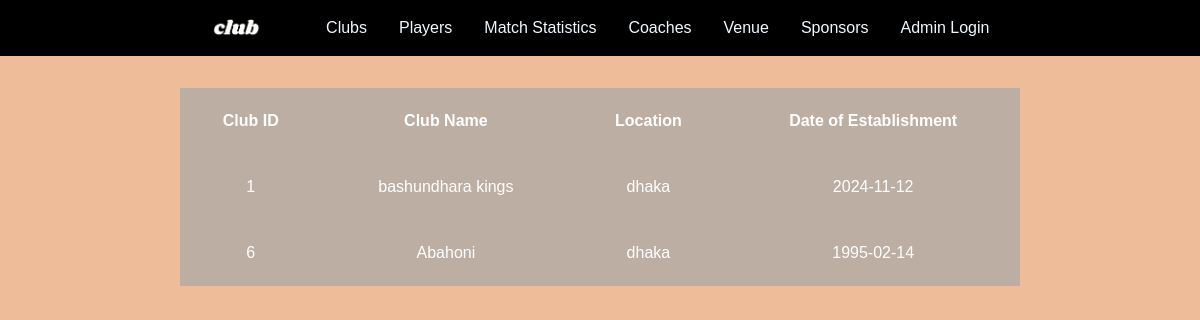
Page /club.php on the committed database.
### tables this page shows
CREATE TABLE `club` (
  `club_id` int(11) NOT NULL,
  `club_name` varchar(25) DEFAULT NULL,
  `location` varchar(25) DEFAULT NULL,
  `established_date` date DEFAULT NULL
);

### club.php (the view, shortened to what this page needs)
<?php
include("database.php");
?>
<!DOCTYPE html>
<html lang="en">
<head>
    <link rel="stylesheet" href="style.css">
</head>
<body class="background">
<div class="navbar">
    <img src="image/logo.png" alt="" srcset="" style="height: 3vh; margin-right:2rem;" href="index.php">
    <a href="club.php"><li>Clubs</li></a>
    <a href="player.php"><li>Players</li></a>
    <a href="mstatistics.php"><li>Match Statistics</li></a>
<a href="coach.php"><li>Coaches</li></a>
    <a href="venue.php"><li>Venue</li></a>
    <a href="sponsor.php"><li>Sponsors</li></a>
    <a href="login.php"><li>Admin Login</li></a>
</div>
<div class="tab">
<?php
 echo "<table class='tabl' style='border-collapse: collapse; width: 70%;'>";
 echo "<thead>
         <tr>
             <th>Club ID</th>
             <th>Club Name</th>
             <th>Location</th>
             <th>Date of Establishment</th>
         </tr>
       </thead>";
 echo "<tbody>";
     $sql='SELECT * FROM club';
    $result=mysqli_query($conn,$sql);
    if(mysqli_num_rows($result)>0){
        while($row=mysqli_fetch_assoc($result)){
            echo "<tr>";
            echo "<td>" .$row["club_id"] . "</td>";
            echo "<td>" .$row["club_name"] . "</td>";
            echo "<td>" .$row["location"] . "</td>";
            echo "<td>" .$row["established_date"] . "</td>";
            echo "</tr>";
        };
    }
    echo "</tbody>";
    echo"</table>";
 ?>
 </div>
</body>
</html>

### style.css (style rules this page uses)
* { padding: 0; margin: 0; box-sizing: border-box; }
body { font-family: Cambria, sans-serif; }
.navbar { display: flex; list-style: none; gap: 2rem; justify-content: center; background-color: black; padding: 1rem; align-items: center; }
.navbar a { text-decoration: none; color: aliceblue; }
.background { background-color:#efbc9a ; }
.tab { display: flex; justify-content: center; margin-top: 2rem; }
.tabl { text-align: center; color: #fff; }
.tabl td,th { background-color: #a8a8a8b3; padding: 1.5rem; border-bottom:1rem; }
.tabl tr { border: .4rem; }

### rows in the picture
club: club_id "1", club_name "bashundhara kings", location "dhaka", established_date "2024-11-12"
club: club_id "6", club_name "Abahoni", location "dhaka", established_date "1995-02-14"
